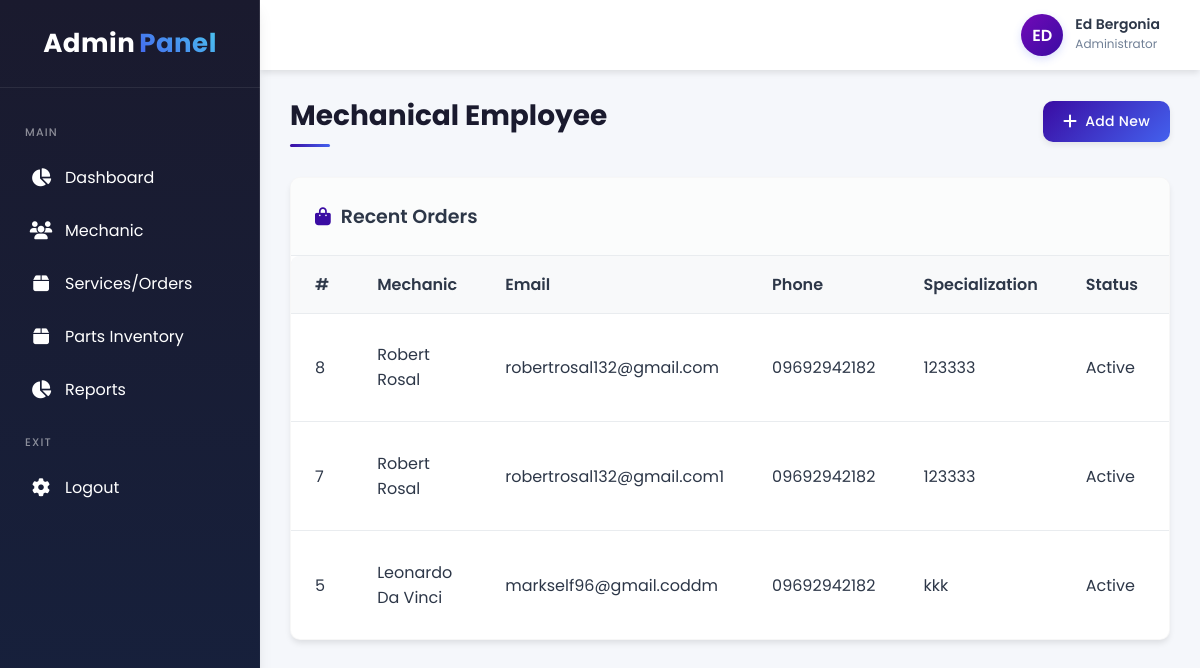
Screenshot of /adminside/addmechanic.php (signed in) with the database file from the repository.
### tables this page shows
CREATE TABLE `mechanics` (
  `id` int(11) NOT NULL,
  `full_name` varchar(100) NOT NULL,
  `email` varchar(100) NOT NULL,
  `phone` varchar(20) DEFAULT NULL,
  `specialization` varchar(50) DEFAULT NULL,
  `status` enum('Active','Inactive') DEFAULT 'Active',
  `created_at` timestamp NOT NULL DEFAULT current_timestamp()
);

### adminside/addmechanic.php (the view, shortened to what this page needs)
    <?php include 'adminparts/link.php'?>
    <div class="container">
     <?php include 'adminparts/sidebar.php'?>
     <?php include 'adminparts/header.php'?>
      <div class="main-content">
        <div class="page-title">
          <div class="title">Mechanical Employee</div>
          <div class="action-buttons">
       <button class="btn btn-primary" id="openAddMechanicModal">
  <i class="fas fa-plus"></i> Add New
</button>
          </div>
        </div>
        <div class="table-card">
          <div class="card-title">
            <h3><i class="fas fa-shopping-bag"></i> Recent Orders</h3>
          </div>
          <table class="data-table">
            <thead>
              <tr>
                <th>#</th>
                <th>Mechanic</th>
                 <th>Email</th>
                <th>Phone</th>
                <th>Specialization</th>
                <th>Status</th>
                <th>Actions</th>
              </tr>
            </thead>
            <tbody>
            <?php
$result = $conn->query("SELECT * FROM mechanics ORDER BY id DESC");
while($row = $result->fetch_assoc()){
    echo "<tr>
        <td>{$row['id']}</td>
        <td>{$row['full_name']}</td>
         <td>{$row['email']}</td>
        <td>{$row['phone']}</td>
        <td>{$row['specialization']}</td>
        <td>{$row['status']}</td>
       <td>
  <button class='btn btn-outline btn-sm btn-edit'>Edit</button>
  <button class='btn btn-outline btn-sm btn-delete'>Delete</button>
</td>
  </tr>";
}
?>
            </tbody>
          </table>
        </div>
      </div>
    </div>
  </body>
</html>

### adminside/style.css (style rules this page uses)
:root { --primary: #3a0ca3; --primary-light: #4361ee; --secondary: #7209b7; --success: #4cc9f0; --danger: #f72585; --warning: #f8961e; --info: #4895ef; --dark: #1a1a2e; --light: #f8f9fa; --border: #e9ecef; --text: #2d3748; --text-light: #718096; --shadow: 0 10px 15px -3px rgba(0, 0, 0, 0.1), 0 4px 6px -2px rgba(0, 0, 0, 0.05); --shadow-sm: 0 4px 6px -1px rgba(0, 0, 0, 0.1); --shadow-lg: 0 20px 25px -5px rgba(0, 0, 0, 0.1), 0 10px 10px -5px rgba(0, 0, 0, 0.04); --radius: 10px; --radius-sm: 6px; --sidebar-width: 260px; --header-height: 70px; --transition: all 0.3s ease; }
body { font-family: "Poppins", sans-serif; }
* { margin: 0; padding: 0; box-sizing: border-box; font-family: "Poppins", sans-serif; }
body { background-color: #f5f7fb; color: var(--text); overflow-x: hidden; }
.container { display: grid; grid-template-columns: var(--sidebar-width) 1fr; grid-template-rows: var(--header-height) 1fr; min-height: 100vh; }
.btn-primary { background-color: #007bff; color: #fff; border: none; padding: 7px 15px; cursor: pointer; }
.main-content { grid-column: 2; padding: 25px 30px; overflow-y: auto; }
.page-title { margin-bottom: 30px; display: flex; justify-content: space-between; align-items: center; animation: fadeIn 0.5s ease; }
.title { font-size: 28px; font-weight: 700; color: var(--dark); position: relative; padding-bottom: 10px; }
.title::after { content: ""; position: absolute; bottom: 0; left: 0; width: 40px; height: 3px; background: linear-gradient(90deg, var(--primary), var(--primary-light)); border-radius: 10px; }
.action-buttons .btn { margin-left: 12px; }
.table-card { background-color: white; border-radius: var(--radius); box-shadow: var(--shadow-sm); overflow: hidden; margin-bottom: 25px; animation: fadeInUp 0.7s ease; border: 1px solid rgba(0, 0, 0, 0.03); }
.card-title { padding: 24px; border-bottom: 1px solid var(--border); display: flex; justify-content: space-between; align-items: center; background-color: rgba(248, 249, 250, 0.5); }
.card-title h3 { font-size: 19px; font-weight: 600; display: flex; align-items: center; }
.card-title h3 i { margin-right: 10px; color: var(--primary); }
.data-table { width: 100%; border-collapse: separate; border-spacing: 0; }
.data-table th, .data-table td { padding: 16px 24px; text-align: left; }
.data-table th { font-weight: 600; color: var(--text); background-color: #f8f9fa; position: sticky; top: 0; box-shadow: 0 1px 0 0 var(--border); }
.data-table th:first-child { border-top-left-radius: 8px; }
.data-table th:last-child { border-top-right-radius: 8px; }
.data-table td { border-bottom: 1px solid var(--border); }
.data-table tr:last-child td { border-bottom: none; }
.data-table tbody tr { transition: var(--transition); }
.btn { display: inline-flex; align-items: center; justify-content: center; padding: 10px 20px; border-radius: var(--radius); font-weight: 500; cursor: pointer; transition: all 0.3s; border: none; outline: none; font-size: 14px; letter-spacing: 0.3px; box-shadow: 0 3px 6px rgba(0, 0, 0, 0.08); position: relative; overflow: hidden; }
.btn::after { content: ""; position: absolute; width: 100%; height: 100%; top: 0; left: -100%; background: linear-gradient( 90deg, transparent, rgba(255, 255, 255, 0.2), transparent ); transition: 0.5s; }
.btn i { margin-right: 8px; font-size: 16px; transition: var(--transition); }
.btn-primary { background: linear-gradient(135deg, var(--primary), var(--primary-light)); color: white; }
.fas { font-size: 18px; }

### rows the page displays
mechanics: id "8", full_name "Robert Rosal", email "robertrosal132@gmail.com", phone "09692942182", specialization "123333", status "Active"
mechanics: id "7", full_name "Robert Rosal", email "robertrosal132@gmail.com1", phone "09692942182", specialization "123333", status "Active"
mechanics: id "5", full_name "Leonardo Da Vinci", email "markself96@gmail.coddm", phone "09692942182", specialization "kkk", status "Active"

### other values shown
substr($_SESSION['user']['name'], 0, 2) "ED"
$_SESSION['user']['name'] "Ed Bergonia"
